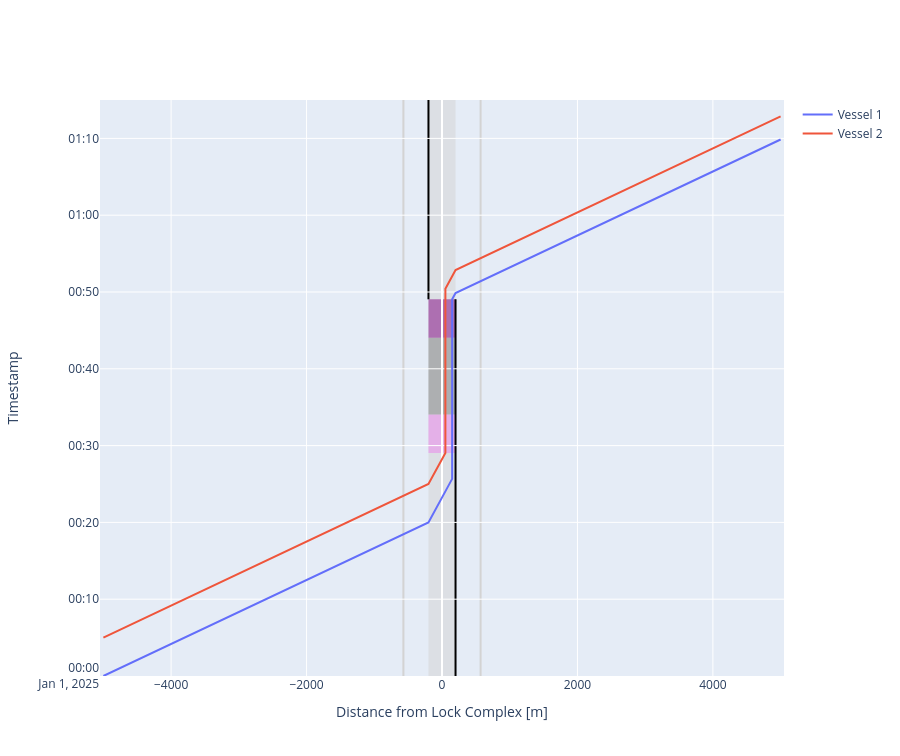

The notebook cell saved with this chart:
### Markdown cell above
##### Time-distance diagram
The time-distance diagram confirms the above.

### Code cell
def cm_to_pixels(cm):
    return cm * 37.8 # Set figure height to 10 cmfig.update_layout(height=cm_to_pixels(10))

# We can plot the time-distance diagram
fig = lock_chamber.plot(xlimmin = -5050, 
                        xlimmax = 5050, 
                        ylimmin = datetime.datetime(2025, 1, 1, 0, 0, 0),
                        ylimmax = datetime.datetime(2025, 1, 1, 1, 15, 0),
                        method='Plotly')

fig.update_layout(height=cm_to_pixels(20))

### Figure 1 — Plotly figure (JSON) as saved in the notebook; plotly's stock layout.template omitted (floating-point values rounded to 4 significant figures)
{"data": [{"mode": "lines", "name": "Vessel 1", "type": "scatter", "x": [-5000.0, -5000.0, -200.0, -200.0, 150.0, 150.0, 150.0, 150.0, 150.0, 150.0, 150.0, 150.0, 200.0, 200.0, 570.0, 5000.0], "xaxis": "x", "y": ["2025-01-01T00:00:00", "2025-01-01T00:00:00", "2025-01-01T00:20:00", "2025-01-01T00:20:00", "2025-01-01T00:25:40.172786", "2025-01-01T00:29:02.980562", "2025-01-01T00:34:02.980562", "2025-01-01T00:34:02.980562", "2025-01-01T00:44:02.980562", "2025-01-01T00:44:02.980562", "2025-01-01T00:49:02.980562", "2025-01-01T00:49:02.980562", "2025-01-01T00:49:51.576674", "2025-01-01T00:49:51.576674", "2025-01-01T00:51:24.076674", "2025-01-01T01:09:51.576674"], "yaxis": "y"}, {"mode": "lines", "name": "Vessel 2", "type": "scatter", "x": [-5000.0, -5000.0, -200.0, -200.0, 50.0, 50.0, 50.0, 50.0, 50.0, 50.0, 50.0, 50.0, 50.0, 50.0, 200.0, 200.0, 570.0, 5000.0], "xaxis": "x", "y": ["2025-01-01T00:05:00", "2025-01-01T00:05:00", "2025-01-01T00:25:00", "2025-01-01T00:25:00", "2025-01-01T00:29:02.980562", "2025-01-01T00:29:02.980562", "2025-01-01T00:34:02.980562", "2025-01-01T00:34:02.980562", "2025-01-01T00:44:02.980562", "2025-01-01T00:44:02.980562", "2025-01-01T00:49:02.980562", "2025-01-01T00:49:02.980562", "2025-01-01T00:50:25.788337", "2025-01-01T00:50:25.788337", "2025-01-01T00:52:51.576674", "2025-01-01T00:52:51.576674", "2025-01-01T00:54:24.076674", "2025-01-01T01:12:51.576674"], "yaxis": "y"}], "layout": {"height": 756, "shapes": [{"fillcolor": "lightgrey", "layer": "below", "line": {"width": 0}, "name": "Lock Geometry", "opacity": 0.5, "type": "rect", "x0": -200, "x1": 200, "y0": "2025-01-01T00:00:00", "y1": "2025-01-01T01:15:00"}, {"fillcolor": "violet", "layer": "below", "line": {"width": 0}, "name": "Lock gate closing", "opacity": 0.5, "type": "rect", "x0": -200, "x1": 200, "xref": "x", "y0": "2025-01-01T00:29:02.980562", "y1": "2025-01-01T00:34:02.980562", "yref": "y"}, {"fillcolor": "grey", "layer": "below", "line": {"width": 0}, "name": "Lock levelling", "opacity": 0.5, "type": "rect", "x0": -200, "x1": 200, "xref": "x", "y0": "2025-01-01T00:34:02.980562", "y1": "2025-01-01T00:44:02.980562", "yref": "y"}, {"fillcolor": "purple", "layer": "below", "line": {"width": 0}, "name": "Lock gate opening", "opacity": 0.5, "type": "rect", "x0": -200, "x1": 200, "xref": "x", "y0": "2025-01-01T00:44:02.980562", "y1": "2025-01-01T00:49:02.980562", "yref": "y"}, {"fillcolor": "darkgrey", "layer": "below", "line": {"width": 0}, "name": "Lock gate opening", "opacity": 0.5, "type": "rect", "x0": -200, "x1": 200, "xref": "x", "y0": "2025-01-01T00:34:02.980562", "y1": "2025-01-01T00:34:02.980562", "yref": "y"}, {"layer": "below", "line": {"color": "black"}, "name": "Lock gate opening", "type": "line", "x0": 200, "x1": 200, "xref": "x", "y0": "2025-01-01T00:00:00", "y1": "2025-01-01T00:49:02.980562", "yref": "y"}, {"layer": "below", "line": {"color": "black"}, "name": "Lock gate opening", "type": "line", "x0": -200, "x1": -200, "xref": "x", "y0": "2025-01-01T00:49:02.980562", "y1": "2025-01-01T01:15:00", "yref": "y"}, {"layer": "below", "line": {"color": "lightgrey"}, "type": "line", "x0": -570, "x1": -570, "xref": "x", "y0": 0, "y1": 1, "yref": "y domain"}, {"layer": "below", "line": {"color": "lightgrey"}, "type": "line", "x0": 570, "x1": 570, "xref": "x", "y0": 0, "y1": 1, "yref": "y domain"}], "showlegend": true, "xaxis": {"anchor": "y", "domain": [0, 1], "range": [-5050, 5050], "title": {"text": "Distance from Lock Complex [m]"}}, "yaxis": {"anchor": "x", "domain": [0, 1], "range": ["2025-01-01T00:00:00", "2025-01-01T01:15:00"], "title": {"text": "Timestamp"}}}}
